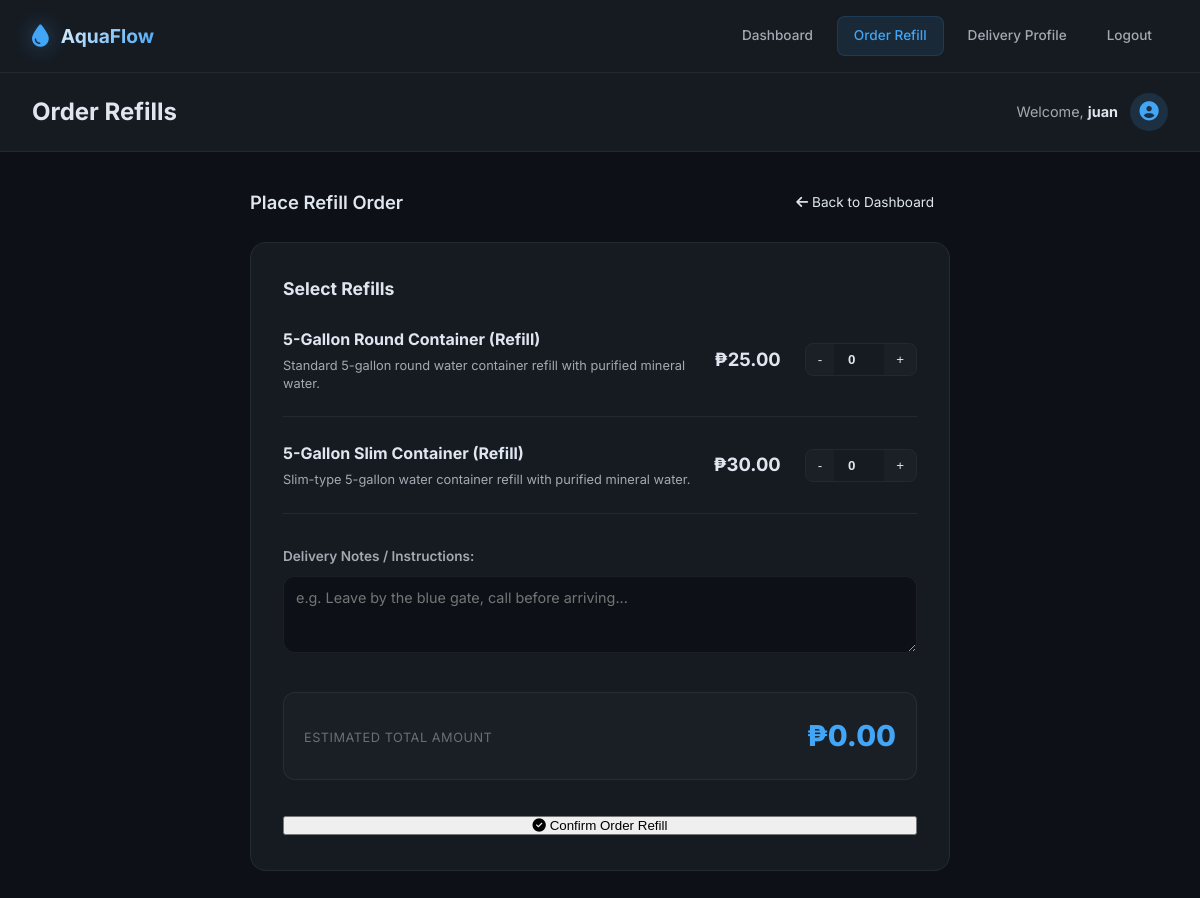
Page /customer/order (signed in) on the earlier database version.
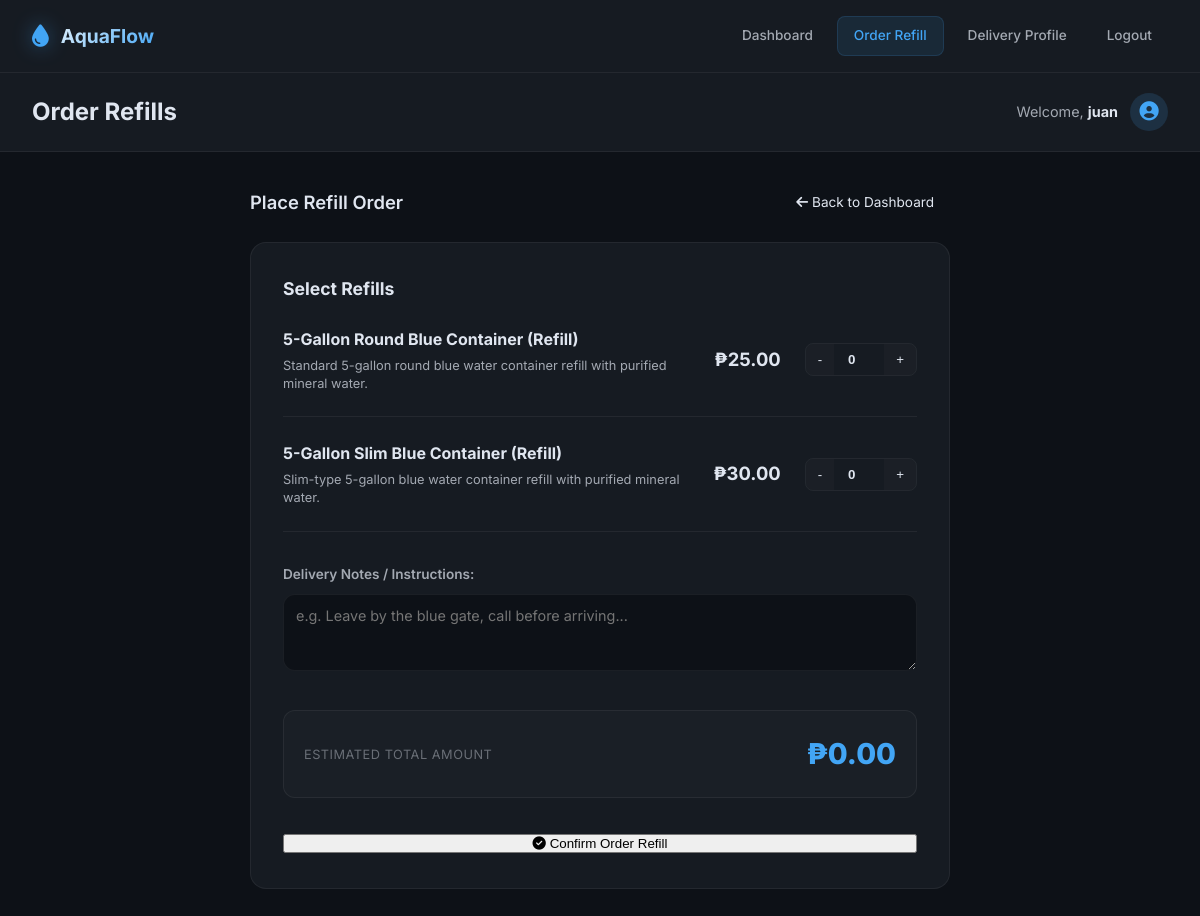
Same page on the later database version.
### app/models/user.py (models this page shows, shortened)
class User(UserMixin, db.Model):
    __tablename__ = 'users'
    id = db.Column(db.Integer, primary_key=True)
    username = db.Column(db.String(80), unique=True, nullable=False, index=True)
    email = db.Column(db.String(120), unique=True, nullable=False, index=True)
    password_hash = db.Column(db.String(255), nullable=False)
    role = db.Column(db.String(20), nullable=False, default='customer')  # 'admin' or 'customer'
    is_active_user = db.Column(db.Boolean, default=True)
    created_at = db.Column(db.DateTime, default=lambda: datetime.now(timezone.utc))
    customer_profile = db.relationship('Customer', backref='user', uselist=False, lazy=True)
    @property
    def is_admin(self):
        return self.role == 'admin'

### app/models/product.py (models this page shows, shortened)
class Product(db.Model):
    __tablename__ = 'products'
    id = db.Column(db.Integer, primary_key=True)
    name = db.Column(db.String(100), nullable=False)
    description = db.Column(db.Text, nullable=True)
    price = db.Column(db.Float, nullable=False)
    stock_quantity = db.Column(db.Integer, default=0)
    unit = db.Column(db.String(30), default='gallon')  # gallon, liter, bottle
    is_available = db.Column(db.Boolean, default=True)
    created_at = db.Column(db.DateTime, default=lambda: datetime.now(timezone.utc))
    order_items = db.relationship('OrderItem', backref='product', lazy=True)

### app/routes/customer.py (the view, shortened to what this page needs)
@customer_bp.route('/order', methods=['GET', 'POST'])
@login_required
def place_order():
    customer = current_user.customer_profile
    if not customer:
        flash('Customer profile not found.', 'error')
        return redirect(url_for('auth.logout'))
    products = Product.query.filter_by(is_available=True).all()
    return render_template('customer/order.html', products=products, customer=customer)

### app/models/user.py (called while the page is built)
@login_manager.user_loader
def load_user(user_id):
    return db.session.get(User, int(user_id))

### app/templates/customer/order.html (shortened to what this page needs)
{% extends 'base.html' %}
{% block page_title %}Order Refills{% endblock %}
{% block content %}
<div style="max-width: 700px; margin: 0 auto;">
    <div class="section-header">
        <h2>Place Refill Order</h2>
        <a href="{{ url_for('customer.dashboard') }}" class="btn btn-secondary" style="padding: 8px 16px; font-size: 0.85rem;">
            <i class="fas fa-arrow-left"></i> Back to Dashboard
        </a>
    </div>
    <div style="background: var(--bg-card); border: 1px solid var(--border-color); border-radius: var(--radius-lg); padding: 2rem;">
        <form action="{{ url_for('customer.place_order') }}" method="POST" id="order-form">
            <h3 style="font-size: 1.1rem; margin-bottom: 1.5rem; color: var(--text-primary);">Select Refills</h3>
            <div style="display:flex; flex-direction:column; gap: 1.5rem; margin-bottom: 2rem;">
                {% for product in products %}
                <div class="product-selection-row" style="display:flex; justify-content:space-between; align-items:center; padding-bottom: 1.5rem; border-bottom: 1px solid var(--border-color);" data-price="{{ product.price }}" data-id="{{ product.id }}">
                    <div style="flex:1; padding-right:1rem;">
                        <h4 style="font-size: 1rem; color: var(--text-primary); margin-bottom: 4px;">{{ product.name }}</h4>
                        <p style="font-size: 0.8rem; color: var(--text-secondary); line-height: 1.4;">{{ product.description }}</p>
                    </div>
                    <div style="display:flex; align-items:center; gap: 1.5rem;">
                        <span style="font-size: 1.15rem; font-weight: 700; color: var(--text-primary);">&#8369;{{ "%.2f"|format(product.price) }}</span>
                        <div style="display:flex; align-items:center; border: 1px solid var(--border-color); border-radius: var(--radius-sm); overflow:hidden;">
                            <button type="button" class="qty-btn qty-minus" style="padding: 8px 12px; background: rgba(255,255,255,0.02); color: var(--text-primary); border: none; cursor:pointer;" onclick="adjustQty({{ product.id }}, -1)">-</button>
                            <input type="number" name="qty_{{ product.id }}" id="qty-input-{{ product.id }}" value="0" min="0" max="99" style="width: 50px; text-align:center; background:none; color: var(--text-primary); border: none; font-weight:600; -moz-appearance: textfield;" readonly>
                            <button type="button" class="qty-btn qty-plus" style="padding: 8px 12px; background: rgba(255,255,255,0.02); color: var(--text-primary); border: none; cursor:pointer;" onclick="adjustQty({{ product.id }}, 1)">+</button>
                        </div>
                    </div>
                </div>
                {% endfor %}
            </div>
            <div style="margin-bottom: 2rem;">
                <label for="notes" style="display:block; font-size: 0.85rem; color: var(--text-secondary); font-weight:600; margin-bottom: 8px;">Delivery Notes / Instructions:</label>
                <textarea name="notes" id="notes" rows="3" placeholder="e.g. Leave by the blue gate, call before arriving..." style="width:100%; padding:12px; background: var(--bg-primary); border: 1px solid var(--border-color); border-radius: var(--radius-md); color: var(--text-primary); font-family:inherit; font-size: 0.9rem; resize:vertical; outline:none; transition:var(--transition);"></textarea>
            </div>
            <div style="background: rgba(255,255,255,0.02); border: 1px solid var(--border-color); border-radius: var(--radius-md); padding: 1.25rem; margin-bottom: 2rem; display:flex; justify-content:space-between; align-items:center;">
                <div>
                    <span style="font-size:0.8rem; color:var(--text-muted); text-transform:uppercase; letter-spacing:0.5px;">Estimated Total Amount</span>
                </div>
                <div>
                    <span id="order-total" style="font-size: 1.8rem; font-weight: 800; color: var(--accent-blue);">&#8369;0.00</span>
                </div>
            </div>
            <button type="submit" class="btn btn-primary" style="width:100%; justify-content:center;" {% if not customer.address or not customer.phone %}disabled style="opacity: 0.5; cursor: not-allowed;"{% endif %}>
                <i class="fas fa-check-circle"></i> Confirm Order Refill
            </button>
        </form>
    </div>
</div>
{% endblock %}

### app/templates/base.html (shortened to what this page needs)
<!DOCTYPE html>
<html lang="en">
<head>
    <link rel="stylesheet" href="https://cdnjs.cloudflare.com/ajax/libs/font-awesome/6.5.1/css/all.min.css">
    <link rel="stylesheet" href="{{ url_for('static', filename='css/style.css') }}">
</head>
<body class="{% if current_user.is_authenticated and current_user.is_admin %}has-sidebar{% endif %}">
    {% if current_user.is_authenticated and current_user.is_admin %}
    <aside class="sidebar" id="sidebar">
        <div class="sidebar-header">
            <div class="brand">
                <i class="fas fa-tint"></i>
                <span>AquaFlow</span>
            </div>
        </div>
        <nav class="sidebar-nav">
            <a href="{{ url_for('admin.dashboard') }}" class="nav-item {% if request.endpoint == 'admin.dashboard' %}active{% endif %}">
                <i class="fas fa-th-large"></i>
                <span>Dashboard</span>
            </a>
            <a href="#" class="nav-item">
                <i class="fas fa-shopping-cart"></i>
                <span>Orders</span>
            </a>
            <a href="#" class="nav-item">
                <i class="fas fa-users"></i>
                <span>Customers</span>
            </a>
            <a href="#" class="nav-item">
                <i class="fas fa-truck"></i>
                <span>Deliveries</span>
            </a>
            <a href="#" class="nav-item">
                <i class="fas fa-chart-line"></i>
                <span>Revenue</span>
            </a>
        </nav>
        <div class="sidebar-footer">
            <a href="{{ url_for('auth.logout') }}" class="nav-item logout">
                <i class="fas fa-sign-out-alt"></i>
                <span>Logout</span>
            </a>
        </div>
    </aside>
    {% elif current_user.is_authenticated %}
    <nav class="top-navbar">
        <div class="brand">
            <i class="fas fa-tint"></i>
            <span>AquaFlow</span>
        </div>
        <div class="nav-links">
            <a href="{{ url_for('customer.dashboard') }}" class="nav-item {% if request.endpoint == 'customer.dashboard' %}active{% endif %}">Dashboard</a>
            <a href="{{ url_for('customer.place_order') }}" class="nav-item {% if request.endpoint == 'customer.place_order' %}active{% endif %}">Order Refill</a>
            <a href="{{ url_for('customer.profile') }}" class="nav-item {% if request.endpoint == 'customer.profile' %}active{% endif %}">Delivery Profile</a>
            <a href="{{ url_for('auth.logout') }}" class="nav-item logout">Logout</a>
        </div>
    </nav>
    {% endif %}
    <main class="main-content">
        {% if current_user.is_authenticated %}
        <div class="topbar">
            <h1 class="page-title">{% block page_title %}Dashboard{% endblock %}</h1>
            <div class="user-info">
                <span class="greeting">Welcome, <strong>{{ current_user.username }}</strong></span>
                <div class="avatar">
                    <i class="fas fa-user-circle"></i>
                </div>
            </div>
        </div>
        {% endif %}
        <div class="content">
            {% block content %}{% endblock %}
        </div>
    </main>
</body>
</html>

### app/static/css/style.css (style rules this page uses)
:root { --bg-primary: #0d1117; --bg-secondary: #161b22; --bg-tertiary: #1c2333; --bg-card: #161b22; --text-primary: #e0e6f0; --text-secondary: rgba(224, 230, 240, 0.7); --text-muted: rgba(224, 230, 240, 0.4); --accent-blue: #42a5f5; --accent-blue-dark: #1565c0; --accent-green: #66bb6a; --accent-orange: #ffa726; --accent-purple: #ab47bc; --accent-red: #ef5350; --border-color: rgba(255, 255, 255, 0.06); --sidebar-width: 260px; --radius-sm: 8px; --radius-md: 12px; --radius-lg: 16px; --shadow-sm: 0 2px 8px rgba(0, 0, 0, 0.2); --shadow-md: 0 4px 16px rgba(0, 0, 0, 0.3); --shadow-lg: 0 8px 32px rgba(0, 0, 0, 0.4); --transition: all 0.3s ease; }
*, *::before, *::after { box-sizing: border-box; margin: 0; padding: 0; }
html { font-size: 16px; scroll-behavior: smooth; }
body { font-family: 'Inter', -apple-system, BlinkMacSystemFont, sans-serif; background: var(--bg-primary); color: var(--text-primary); min-height: 100vh; line-height: 1.6; }
a { text-decoration: none; color: inherit; }
.brand { display: flex; align-items: center; gap: 12px; }
.brand i { font-size: 1.75rem; color: var(--accent-blue); filter: drop-shadow(0 0 10px rgba(66, 165, 245, 0.4)); }
.brand span { font-size: 1.4rem; font-weight: 700; background: linear-gradient(135deg, #e3f2fd, #42a5f5); -webkit-background-clip: text; -webkit-text-fill-color: transparent; background-clip: text; }
.nav-item { display: flex; align-items: center; gap: 12px; padding: 12px 16px; border-radius: var(--radius-md); color: var(--text-secondary); font-size: 0.9rem; font-weight: 500; transition: var(--transition); cursor: pointer; }
.nav-item.active { background: rgba(66, 165, 245, 0.1); color: var(--accent-blue); border: 1px solid rgba(66, 165, 245, 0.15); }
.main-content { min-height: 100vh; padding: 0; }
.topbar { display: flex; align-items: center; justify-content: space-between; padding: 1.25rem 2rem; border-bottom: 1px solid var(--border-color); background: var(--bg-secondary); position: sticky; top: 0; z-index: 50; backdrop-filter: blur(10px); }
.page-title { font-size: 1.5rem; font-weight: 700; color: var(--text-primary); }
.user-info { display: flex; align-items: center; gap: 12px; }
.greeting { font-size: 0.9rem; color: var(--text-secondary); }
.greeting strong { color: var(--text-primary); }
.avatar { width: 38px; height: 38px; border-radius: 50%; background: rgba(66, 165, 245, 0.15); display: flex; align-items: center; justify-content: center; color: var(--accent-blue); font-size: 1.2rem; }
.content { padding: 2rem; }
.section-header { display: flex; align-items: center; justify-content: space-between; margin-bottom: 1.25rem; }
.section-header h2 { font-size: 1.15rem; font-weight: 600; color: var(--text-primary); }
.top-navbar { display: flex; align-items: center; justify-content: space-between; padding: 1rem 2rem; background: var(--bg-secondary); border-bottom: 1px solid var(--border-color); position: sticky; top: 0; z-index: 100; }
.top-navbar .brand i { font-size: 1.4rem; }
.top-navbar .brand span { font-size: 1.2rem; }
.nav-links { display: flex; align-items: center; gap: 0.5rem; }
.nav-links .nav-item { padding: 8px 16px; border-radius: var(--radius-sm); font-size: 0.85rem; }

Differences in the rows shown:
changed Product: name "5-Gallon Round Container (Refill)" → "5-Gallon Round Blue Container (Refill)"; description "Standard 5-gallon round water container refill with purified mineral water." → "Standard 5-gallon round blue water container refill with purified mineral water."
changed Product: name "5-Gallon Slim Container (Refill)" → "5-Gallon Slim Blue Container (Refill)"; description "Slim-type 5-gallon water container refill with purified mineral water." → "Slim-type 5-gallon blue water container refill with purified mineral water."
